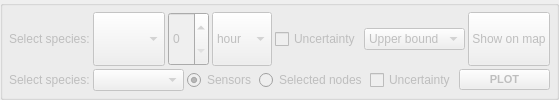
           <widget class="QGroupBox" name="results_group">
            <property name="enabled">
             <bool>false</bool>
            </property>
            <property name="sizePolicy">
             <sizepolicy hsizetype="Preferred" vsizetype="Preferred">
              <horstretch>0</horstretch>
              <verstretch>0</verstretch>
             </sizepolicy>
            </property>
            <property name="title">
             <string/>
            </property>
            <layout class="QGridLayout" name="gridLayout_6">
             <property name="leftMargin">
              <number>6</number>
             </property>
             <property name="topMargin">
              <number>6</number>
             </property>
             <property name="rightMargin">
              <number>6</number>
             </property>
             <property name="bottomMargin">
              <number>6</number>
             </property>
             <property name="spacing">
              <number>7</number>
             </property>
             <item row="1" column="0">
              <layout class="QVBoxLayout" name="verticalLayout_4">
               <property name="spacing">
                <number>3</number>
               </property>
               <property name="bottomMargin">
                <number>0</number>
               </property>
               <item>
                <layout class="QHBoxLayout" name="horizontalLayout_5">
                 <item>
                  <widget class="QLabel" name="lbl_select_species_2">
                   <property name="sizePolicy">
                    <sizepolicy hsizetype="Preferred" vsizetype="Preferred">
                     <horstretch>0</horstretch>
                     <verstretch>0</verstretch>
                    </sizepolicy>
                   </property>
                   <property name="text">
                    <string>Select species:</string>
                   </property>
                  </widget>
                 </item>
                 <item>
                  <widget class="QComboBox" name="select_species">
                   <property name="sizePolicy">
                    <sizepolicy hsizetype="Minimum" vsizetype="Preferred">
                     <horstretch>0</horstretch>
                     <verstretch>0</verstretch>
                    </sizepolicy>
                   </property>
                  </widget>
                 </item>
                 <item>
                  <widget class="QSpinBox" name="sim_hour">
                   <property name="sizePolicy">
                    <sizepolicy hsizetype="Minimum" vsizetype="Minimum">
                     <horstretch>0</horstretch>
                     <verstretch>0</verstretch>
                    </sizepolicy>
                   </property>
                   <property name="maximum">
                    <number>24</number>
                   </property>
                  </widget>
                 </item>
                 <item>
                  <widget class="QComboBox" name="hour_min_max">
                   <property name="sizePolicy">
                    <sizepolicy hsizetype="Fixed" vsizetype="Preferred">
                     <horstretch>0</horstretch>
                     <verstretch>0</verstretch>
                    </sizepolicy>
                   </property>
                   <item>
                    <property name="text">
                     <string>hour</string>
                    </property>
                   </item>
                   <item>
                    <property name="text">
                     <string>min</string>
                    </property>
                   </item>
                   <item>
                    <property name="text">
                     <string>max</string>
                    </property>
                   </item>
                   <item>
                    <property name="text">
                     <string>mean</string>
                    </property>
                   </item>
                  </widget>
                 </item>
                 <item>
                  <widget class="QCheckBox" name="uncertainty_checkbox">
                   <property name="text">
                    <string>Uncertainty</string>
                   </property>
                  </widget>
                 </item>
                 <item>
                  <widget class="QComboBox" name="upper_lowerbound">
                   <item>
                    <property name="text">
                     <string>Upper bound</string>
                    </property>
                   </item>
                   <item>
                    <property name="text">
                     <string>Lower bound</string>
                    </property>
                   </item>
                  </widget>
                 </item>
                 <item>
                  <widget class="QPushButton" name="show_update_map">
                   <property name="sizePolicy">
                    <sizepolicy hsizetype="MinimumExpanding" vsizetype="Preferred">
                     <horstretch>0</horstretch>
                     <verstretch>0</verstretch>
                    </sizepolicy>
                   </property>
                   <property name="text">
                    <string>Show on map</string>
                   </property>
                  </widget>
                 </item>
                </layout>
               </item>
               <item>
                <layout class="QHBoxLayout" name="horizontalLayout_14">
                 <item>
                  <widget class="QLabel" name="lbl_select_species_3">
                   <property name="sizePolicy">
                    <sizepolicy hsizetype="Preferred" vsizetype="Preferred">
                     <horstretch>0</horstretch>
                     <verstretch>0</verstretch>
                    </sizepolicy>
                   </property>
                   <property name="text">
                    <string>Select species:</string>
                   </property>
                  </widget>
                 </item>
                 <item>
                  <widget class="QgsCheckableComboBox" name="sim_multi_model_species">
                   <property name="sizePolicy">
                    <sizepolicy hsizetype="Expanding" vsizetype="Preferred">
                     <horstretch>0</horstretch>
                     <verstretch>0</verstretch>
                    </sizepolicy>
                   </property>
                  </widget>
                 </item>
                 <item>
                  <widget class="QRadioButton" name="plot_species_locations">
                   <property name="sizePolicy">
                    <sizepolicy hsizetype="Minimum" vsizetype="Preferred">
                     <horstretch>0</horstretch>
                     <verstretch>0</verstretch>
                    </sizepolicy>
                   </property>
                   <property name="toolTip">
                    <string>SensorLocations based on the real sensor data.</string>
                   </property>
                   <property name="text">
                    <string>Sensors</string>
                   </property>
                   <property name="checkable">
                    <bool>true</bool>
                   </property>
                   <property name="checked">
                    <bool>true</bool>
                   </property>
                  </widget>
                 </item>
                 <item>
                  <widget class="QRadioButton" name="plot_species_nodes">
                   <property name="enabled">
                    <bool>false</bool>
                   </property>
                   <property name="sizePolicy">
                    <sizepolicy hsizetype="Minimum" vsizetype="Preferred">
                     <horstretch>0</horstretch>
                     <verstretch>0</verstretch>
                    </sizepolicy>
                   </property>
                   <property name="text">
                    <string>Selected nodes</string>
                   </property>
                   <property name="checked">
                    <bool>false</bool>
                   </property>
                  </widget>
                 </item>
                 <item>
                  <widget class="QCheckBox" name="plot_species_unc">
                   <property name="sizePolicy">
                    <sizepolicy hsizetype="Minimum" vsizetype="Preferred">
                     <horstretch>0</horstretch>
                     <verstretch>0</verstretch>
                    </sizepolicy>
                   </property>
                   <property name="text">
                    <string>Uncertainty</string>
                   </property>
                   <property name="checked">
                    <bool>false</bool>
                   </property>
                  </widget>
                 </item>
                 <item>
                  <widget class="QPushButton" name="plot">
                   <property name="sizePolicy">
                    <sizepolicy hsizetype="Expanding" vsizetype="Fixed">
                     <horstretch>0</horstretch>
                     <verstretch>0</verstretch>
                    </sizepolicy>
                   </property>
                   <property name="font">
                    <font>
                     <pointsize>8</pointsize>
                     <weight>75</weight>
                     <bold>true</bold>
                    </font>
                   </property>
                   <property name="text">
                    <string>PLOT</string>
                   </property>
                  </widget>
                 </item>
                </layout>
               </item>
              </layout>
             </item>
            </layout>
           </widget>
